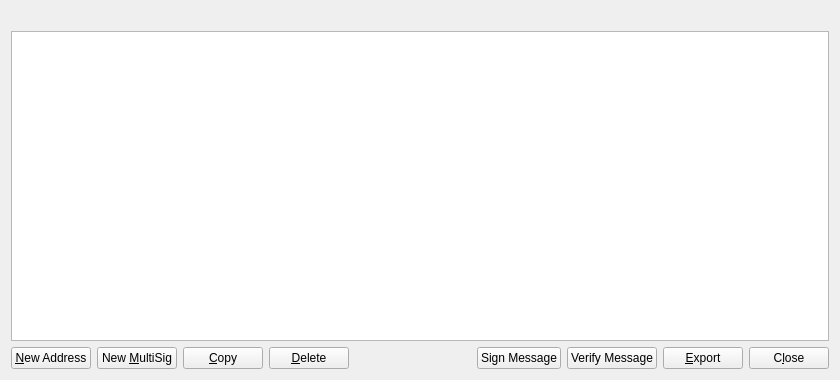
<?xml version="1.0" encoding="UTF-8"?>
<ui version="4.0">
 <class>AddressBookPage</class>
 <widget class="QWidget" name="AddressBookPage">
  <property name="geometry">
   <rect>
    <x>0</x>
    <y>0</y>
    <width>840</width>
    <height>380</height>
   </rect>
  </property>
  <layout class="QVBoxLayout" name="verticalLayout">
   <item>
    <widget class="QLabel" name="labelExplanation">
     <property name="textFormat">
      <enum>Qt::PlainText</enum>
     </property>
     <property name="wordWrap">
      <bool>true</bool>
     </property>
    </widget>
   </item>
   <item>
    <widget class="QTableView" name="tableView">
     <property name="contextMenuPolicy">
      <enum>Qt::CustomContextMenu</enum>
     </property>
     <property name="toolTip">
      <string>Right-click to edit address or label</string>
     </property>
     <property name="tabKeyNavigation">
      <bool>false</bool>
     </property>
     <property name="alternatingRowColors">
      <bool>true</bool>
     </property>
     <property name="selectionMode">
      <enum>QAbstractItemView::SingleSelection</enum>
     </property>
     <property name="selectionBehavior">
      <enum>QAbstractItemView::SelectRows</enum>
     </property>
     <property name="sortingEnabled">
      <bool>true</bool>
     </property>
     <attribute name="verticalHeaderVisible">
      <bool>false</bool>
     </attribute>
    </widget>
   </item>
   <item>
    <layout class="QHBoxLayout" name="horizontalLayout">
     <item>
      <widget class="QPushButton" name="newAddress">
       <property name="toolTip">
        <string>Create a new address</string>
       </property>
       <property name="text">
        <string>&amp;New Address</string>
       </property>
       <property name="icon">
        <iconset resource="../bitcoin.qrc">
         <normaloff>:/icons/add</normaloff>:/icons/add</iconset>
       </property>
       <property name="autoDefault">
        <bool>false</bool>
       </property>
      </widget>
     </item>
     <item>
      <widget class="QPushButton" name="newMultiSigAddress">
       <property name="text">
        <string>New &amp;MultiSig</string>
       </property>
       <property name="icon">
        <iconset resource="../bitcoin.qrc">
         <normaloff>:/icons/verify</normaloff>:/icons/verify</iconset>
       </property>
      </widget>
     </item>
     <item>
      <widget class="QPushButton" name="copyAddress">
       <property name="toolTip">
        <string>Copy the currently selected address to the system clipboard</string>
       </property>
       <property name="text">
        <string>&amp;Copy</string>
       </property>
       <property name="icon">
        <iconset resource="../bitcoin.qrc">
         <normaloff>:/icons/editcopy</normaloff>:/icons/editcopy</iconset>
       </property>
       <property name="autoDefault">
        <bool>false</bool>
       </property>
      </widget>
     </item>
     <item>
      <widget class="QPushButton" name="deleteAddress">
       <property name="toolTip">
        <string>Delete the currently selected address from the list</string>
       </property>
       <property name="text">
        <string>&amp;Delete</string>
       </property>
       <property name="icon">
        <iconset resource="../bitcoin.qrc">
         <normaloff>:/icons/remove</normaloff>:/icons/remove</iconset>
       </property>
       <property name="autoDefault">
        <bool>false</bool>
       </property>
      </widget>
     </item>
     <item>
      <spacer name="horizontalSpacer">
       <property name="orientation">
        <enum>Qt::Horizontal</enum>
       </property>
       <property name="sizeHint" stdset="0">
        <size>
         <width>40</width>
         <height>20</height>
        </size>
       </property>
      </spacer>
     </item>
     <item>
      <widget class="QPushButton" name="signMessage">
       <property name="text">
        <string>Sign Message</string>
       </property>
       <property name="icon">
        <iconset resource="../bitcoin.qrc">
         <normaloff>:/icons/edit</normaloff>:/icons/edit</iconset>
       </property>
      </widget>
     </item>
     <item>
      <widget class="QPushButton" name="verifyMessage">
       <property name="text">
        <string>Verify Message</string>
       </property>
       <property name="icon">
        <iconset resource="../bitcoin.qrc">
         <normaloff>:/icons/transaction_confirmed</normaloff>:/icons/transaction_confirmed</iconset>
       </property>
      </widget>
     </item>
     <item>
      <widget class="QPushButton" name="exportButton">
       <property name="toolTip">
        <string>Export the data in the current tab to a file</string>
       </property>
       <property name="text">
        <string>&amp;Export</string>
       </property>
       <property name="icon">
        <iconset resource="../bitcoin.qrc">
         <normaloff>:/icons/export</normaloff>:/icons/export</iconset>
       </property>
       <property name="autoDefault">
        <bool>false</bool>
       </property>
      </widget>
     </item>
     <item>
      <widget class="QPushButton" name="closeButton">
       <property name="sizePolicy">
        <sizepolicy hsizetype="Minimum" vsizetype="Minimum">
         <horstretch>0</horstretch>
         <verstretch>0</verstretch>
        </sizepolicy>
       </property>
       <property name="text">
        <string>C&amp;lose</string>
       </property>
       <property name="autoDefault">
        <bool>false</bool>
       </property>
      </widget>
     </item>
    </layout>
   </item>
  </layout>
 </widget>
 <resources>
  <include location="../bitcoin.qrc"/>
 </resources>
 <connections/>
</ui>
